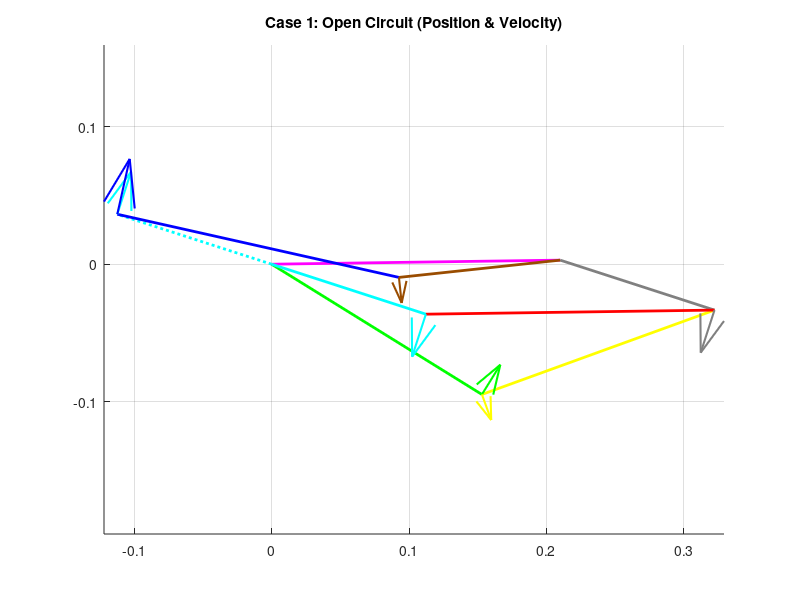
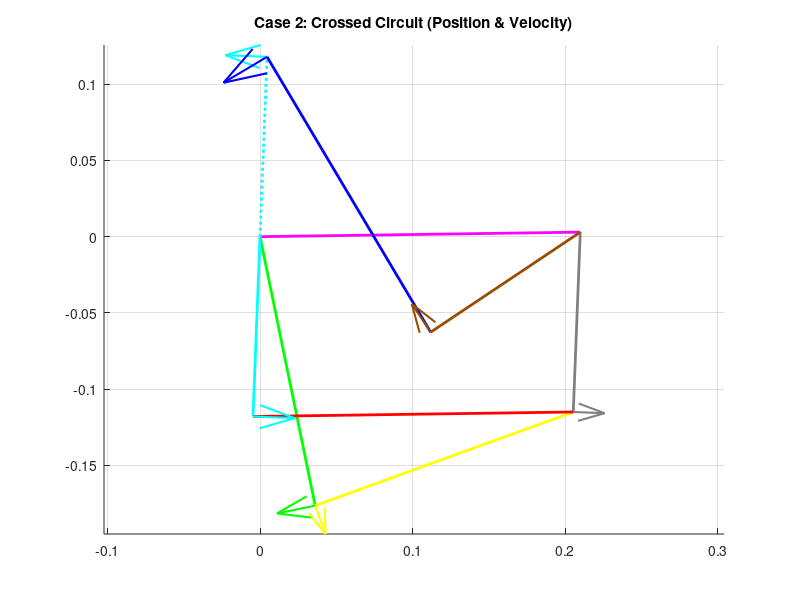

Write the MATLAB code that produced these figures, in order.
clear all
close all
clc

% ==========================================
% SECTION 1: PARAMETERS & INPUT
% ==========================================
L1 = 0.210; % Ground (Pink)
L2_Loop1 = 0.180; % Green
L3_Loop1 = 0.180; % Yellow
L4_Shared = 0.118; % Grey

L2_Loop2 = 0.118; % Cyan
L3_Loop2 = 0.210; % Red

L2_Loop3 = 0.118; % Cyan (Extended)
L3_Loop3 = 0.210; % Blue
L4_Loop3 = 0.118; % Brown

d = L1;
offset_deg = 0.81;
offset = deg2rad(offset_deg);

q3d_global = 19.94; 
q3 = deg2rad(q3d_global) - offset;

w_Yellow = -2.2; % Input Angular Velocity

% ==========================================
% SECTION 2: POSITION ANALYSIS
% ==========================================

% --- LOOP 1 ---
a = L2_Loop1; b = L3_Loop1; c = L4_Shared;
K1=d/b; K2=d/c; K3=(b^2-a^2+c^2+d^2)/(2*b*c); K4=d/a; K5=(c^2-d^2-b^2-a^2)/(2*b*a);
A=cos(q3)-K1-K2*cos(q3)+K3; B=-2*sin(q3); C=K1-(K2+1)*cos(q3)+K3;
D=cos(q3)-K1+K4*cos(q3)+K5; E=-2*sin(q3); F=K1+(K4-1)*cos(q3)+K5;

q4_L1_open = 2*atan((-B - sqrt(B^2 - 4*A*C))/(2*A));
q2_L1_open = 2*atan((-E - sqrt(E^2 - 4*D*F))/(2*D));
q4_L1_cross = 2*atan((-B + sqrt(B^2 - 4*A*C))/(2*A));
q2_L1_cross = 2*atan((-E + sqrt(E^2 - 4*D*F))/(2*D));

% --- LOOP 2 ---
a = L2_Loop2; b = L3_Loop2; c = L4_Shared;
K1_L2=d/c; K2_L2=d/a; K3_L2=(c^2-b^2+a^2+d^2)/(2*c*a); K4_L2=d/b; K5_L2=(a^2-d^2-c^2-b^2)/(2*c*b);

% Case 1 (Open)
q_in_1 = q4_L1_open;
A2_1=cos(q_in_1)-K1_L2-K2_L2*cos(q_in_1)+K3_L2; B2_1=-2*sin(q_in_1); C2_1=K1_L2-(K2_L2+1)*cos(q_in_1)+K3_L2;
D2_1=cos(q_in_1)-K1_L2+K4_L2*cos(q_in_1)+K5_L2; E2_1=-2*sin(q_in_1); F2_1=K1_L2+(K4_L2-1)*cos(q_in_1)+K5_L2;
q2_Cyan_1 = 2*atan((-B2_1 + sqrt(B2_1^2 - 4*A2_1*C2_1))/(2*A2_1)); 
q3_Red_1 = 2*atan((-E2_1 + sqrt(E2_1^2 - 4*D2_1*F2_1))/(2*D2_1));

% Case 2 (Crossed)
q_in_2 = q4_L1_cross;
A2_2=cos(q_in_2)-K1_L2-K2_L2*cos(q_in_2)+K3_L2; B2_2=-2*sin(q_in_2); C2_2=K1_L2-(K2_L2+1)*cos(q_in_2)+K3_L2;
D2_2=cos(q_in_2)-K1_L2+K4_L2*cos(q_in_2)+K5_L2; E2_2=-2*sin(q_in_2); F2_2=K1_L2+(K4_L2-1)*cos(q_in_2)+K5_L2;
q2_Cyan_2 = 2*atan((-B2_2 + sqrt(B2_2^2 - 4*A2_2*C2_2))/(2*A2_2)); 
q3_Red_2 = 2*atan((-E2_2 + sqrt(E2_2^2 - 4*D2_2*F2_2))/(2*D2_2));

% --- LOOP 3 ---
a = L2_Loop3; b = L3_Loop3; c = L4_Loop3;
K1_L3=d/a; K2_L3=d/c; K3_L3=(a^2-b^2+c^2+d^2)/(2*a*c); K4_L3=d/b; K5_L3=(c^2-d^2-a^2-b^2)/(2*a*b);

% Case 1 (Open)
q_in_3_1 = q2_Cyan_1 + pi;
A3_1=cos(q_in_3_1)-K1_L3-K2_L3*cos(q_in_3_1)+K3_L3; B3_1=-2*sin(q_in_3_1); C3_1=K1_L3-(K2_L3+1)*cos(q_in_3_1)+K3_L3;
D3_1=cos(q_in_3_1)-K1_L3+K4_L3*cos(q_in_3_1)+K5_L3; E3_1=-2*sin(q_in_3_1); F3_1=K1_L3+(K4_L3-1)*cos(q_in_3_1)+K5_L3;
q4_Brown_1 = 2*atan((-B3_1 + sqrt(B3_1^2 - 4*A3_1*C3_1))/(2*A3_1));
q3_Blue_1 = 2*atan((-E3_1 + sqrt(E3_1^2 - 4*D3_1*F3_1))/(2*D3_1));

% Case 2 (Crossed)
q_in_3_2 = q2_Cyan_2 + pi;
A3_2=cos(q_in_3_2)-K1_L3-K2_L3*cos(q_in_3_2)+K3_L3; B3_2=-2*sin(q_in_3_2); C3_2=K1_L3-(K2_L3+1)*cos(q_in_3_2)+K3_L3;
D3_2=cos(q_in_3_2)-K1_L3+K4_L3*cos(q_in_3_2)+K5_L3; E3_2=-2*sin(q_in_3_2); F3_2=K1_L3+(K4_L3-1)*cos(q_in_3_2)+K5_L3;
q4_Brown_2 = 2*atan((-B3_2 + sqrt(B3_2^2 - 4*A3_2*C3_2))/(2*A3_2));
q3_Blue_2 = 2*atan((-E3_2 + sqrt(E3_2^2 - 4*D3_2*F3_2))/(2*D3_2));

% --- DISPLAY ANGLES ---
disp('======================================');
disp('       POSITION RESULTS (Degrees)');
disp('======================================');
disp('--- CASE 1 (OPEN) ---');
disp(['  Green:  ', num2str(rad2deg(q2_L1_open)+offset_deg)]);
disp(['  Yellow: ', num2str(q3d_global)]);
disp(['  Grey:   ', num2str(rad2deg(q4_L1_open)+offset_deg)]);
disp(['  Cyan:   ', num2str(rad2deg(q2_Cyan_1)+offset_deg)]);
disp(['  Red:    ', num2str(rad2deg(q3_Red_1)+offset_deg)]);
disp(['  Blue:   ', num2str(rad2deg(q3_Blue_1)+offset_deg)]);
disp(['  Brown:  ', num2str(rad2deg(q4_Brown_1)+offset_deg)]);
disp(' ');
disp('--- CASE 2 (CROSSED) ---');
disp(['  Green:  ', num2str(rad2deg(q2_L1_cross)+offset_deg)]);
disp(['  Yellow: ', num2str(q3d_global)]);
disp(['  Grey:   ', num2str(rad2deg(q4_L1_cross)+offset_deg)]);
disp(['  Cyan:   ', num2str(rad2deg(q2_Cyan_2)+offset_deg)]);
disp(['  Red:    ', num2str(rad2deg(q3_Red_2)+offset_deg)]);
disp(['  Blue:   ', num2str(rad2deg(q3_Blue_2)+offset_deg)]);
disp(['  Brown:  ', num2str(rad2deg(q4_Brown_2)+offset_deg)]);
disp(' ');

% ==========================================
% SECTION 3: VELOCITY ANALYSIS
% ==========================================
% w_Yellow = -2.2

% --- Loop 1 ---
a=L2_Loop1; b=L3_Loop1; c=L4_Shared;
% Case 1
w_Grey_1 = (b * w_Yellow * sin(q3 - q2_L1_open)) / (c * sin(q4_L1_open - q2_L1_open));
w_Green_1 = (b * w_Yellow * sin(q4_L1_open - q3)) / (a * sin(q4_L1_open - q2_L1_open));
% Case 2
w_Grey_2 = (b * w_Yellow * sin(q3 - q2_L1_cross)) / (c * sin(q4_L1_cross - q2_L1_cross));
w_Green_2 = (b * w_Yellow * sin(q4_L1_cross - q3)) / (a * sin(q4_L1_cross - q2_L1_cross));

% --- Loop 2 ---
a=L2_Loop2; b=L3_Loop2; c=L4_Shared;
% Case 1
w_Cyan_1 = (c * w_Grey_1 * sin(q4_L1_open - q3_Red_1)) / (a * sin(q2_Cyan_1 - q3_Red_1));
w_Red_1 = (c * w_Grey_1 * sin(q4_L1_open - q2_Cyan_1)) / (b * sin(q3_Red_1 - q2_Cyan_1));
% Case 2
w_Cyan_2 = (c * w_Grey_2 * sin(q4_L1_cross - q3_Red_2)) / (a * sin(q2_Cyan_2 - q3_Red_2));
w_Red_2 = (c * w_Grey_2 * sin(q4_L1_cross - q2_Cyan_2)) / (b * sin(q3_Red_2 - q2_Cyan_2));

% --- Loop 3 ---
a=L2_Loop3; b=L3_Loop3; c=L4_Loop3;
% Case 1
w_Brown_1 = (a * w_Cyan_1 * sin(q_in_3_1 - q3_Blue_1)) / (c * sin(q4_Brown_1 - q3_Blue_1));
w_Blue_1 = (a * w_Cyan_1 * sin(q4_Brown_1 - q_in_3_1)) / (b * sin(q4_Brown_1 - q3_Blue_1));
% Case 2
w_Brown_2 = (a * w_Cyan_2 * sin(q_in_3_2 - q3_Blue_2)) / (c * sin(q4_Brown_2 - q3_Blue_2));
w_Blue_2 = (a * w_Cyan_2 * sin(q4_Brown_2 - q_in_3_2)) / (b * sin(q4_Brown_2 - q3_Blue_2));

% --- DISPLAY VELOCITIES ---
disp('======================================');
disp('       VELOCITY RESULTS (rad/s)');
disp('======================================');
disp('--- CASE 1 (OPEN) ---');
disp(['  w_Green: ', num2str(w_Green_1)]);
disp(['  w_Yellow (Input): ', num2str(w_Yellow)]);
disp(['  w_Grey:  ', num2str(w_Grey_1)]);
disp(['  w_Cyan:  ', num2str(w_Cyan_1)]);
disp(['  w_Red:   ', num2str(w_Red_1)]);
disp(['  w_Blue:  ', num2str(w_Blue_1)]);
disp(['  w_Brown: ', num2str(w_Brown_1)]);
disp(' ');
disp('--- CASE 2 (CROSSED) ---');
disp(['  w_Green: ', num2str(w_Green_2)]);
disp(['  w_Yellow (Input): ', num2str(w_Yellow)]);
disp(['  w_Grey:  ', num2str(w_Grey_2)]);
disp(['  w_Cyan:  ', num2str(w_Cyan_2)]);
disp(['  w_Red:   ', num2str(w_Red_2)]);
disp(['  w_Blue:  ', num2str(w_Blue_2)]);
disp(['  w_Brown: ', num2str(w_Brown_2)]);

% ==========================================
% SECTION 4: VECTORS & PLOTTING
% ==========================================
RO4O2 = L1*exp(1i*offset);
RO4O2x = real(RO4O2); RO4O2y = imag(RO4O2);

% --- CASE 1 (OPEN) ---
figure(1)
hold on; title('Case 1: Open Circuit (Position & Velocity)');

% 1. Create Position Vectors
R_Green = L2_Loop1*exp(1i*(q2_L1_open+offset));
R_Yellow = L3_Loop1*exp(1i*(q3+offset));
R_Grey = L4_Shared*exp(1i*(q4_L1_open+offset));
R_Cyan = L2_Loop2*exp(1i*(q2_Cyan_1+offset)); % at O2
R_Red = L3_Loop2*exp(1i*(q3_Red_1+offset));
R_Cyan_Up = L2_Loop3*exp(1i*(q_in_3_1+offset)); % at O2
R_Blue = L3_Loop3*exp(1i*(q3_Blue_1+offset));
R_Brown = L4_Loop3*exp(1i*(q4_Brown_1+offset));

% 2. Plot Mechanism (Position)
plot([0 RO4O2x], [0 RO4O2y], 'm-', 'LineWidth', 2); % Ground
plot([0 real(R_Green)], [0 imag(R_Green)], 'g-', 'LineWidth', 2); % Green
plot([real(R_Green) real(R_Grey)+RO4O2x], [imag(R_Green) imag(R_Grey)+RO4O2y], 'y-', 'LineWidth', 2); % Yellow
plot([RO4O2x real(R_Grey)+RO4O2x], [RO4O2y imag(R_Grey)+RO4O2y], 'Color', [0.5 0.5 0.5], 'LineWidth', 2); % Grey
plot([0 real(R_Cyan)], [0 imag(R_Cyan)], 'c-', 'LineWidth', 2); % Cyan
plot([real(R_Cyan) real(R_Grey)+RO4O2x], [imag(R_Cyan) imag(R_Grey)+RO4O2y], 'r-', 'LineWidth', 2); % Red
plot([0 real(R_Cyan_Up)], [0 imag(R_Cyan_Up)], 'c:', 'LineWidth', 2); % Cyan Up
plot([real(R_Cyan_Up) real(R_Brown)+RO4O2x], [imag(R_Cyan_Up) imag(R_Brown)+RO4O2y], 'b-', 'LineWidth', 2); % Blue
plot([RO4O2x real(R_Brown)+RO4O2x], [RO4O2y imag(R_Brown)+RO4O2y], 'Color', [0.6 0.3 0], 'LineWidth', 2); % Brown

% 3. Calculate Velocities (V = 1i * R * w)
V_Green = 1i * R_Green * w_Green_1;
V_Yellow_Rel = 1i * R_Yellow * w_Yellow;
V_Grey = 1i * R_Grey * w_Grey_1;
V_Cyan = 1i * R_Cyan * w_Cyan_1;
V_Cyan_Up = 1i * R_Cyan_Up * w_Cyan_1;
V_Brown = 1i * R_Brown * w_Brown_1;
V_Red_Rel = 1i * R_Red * w_Red_1; % Adding this for completeness
V_Blue_Rel = 1i * R_Blue * w_Blue_1; % Adding this for completeness

% 4. Plot Velocities
quiver(real(R_Green), imag(R_Green), real(V_Green)/40, imag(V_Green)/40, 0, 'Color', 'g', 'LineWidth', 1.5, 'MaxHeadSize', 0.5);
quiver(real(R_Green), imag(R_Green), real(V_Yellow_Rel)/20, imag(V_Yellow_Rel)/20, 0, 'Color', 'y', 'LineWidth', 1.5, 'MaxHeadSize', 0.5);
quiver(real(R_Grey)+RO4O2x, imag(R_Grey)+RO4O2y, real(V_Grey)/40, imag(V_Grey)/40, 0,'Color', [0.5 0.5 0.5], 'LineWidth', 1.5, 'MaxHeadSize', 0.5);
quiver(real(R_Cyan), imag(R_Cyan), real(V_Cyan)/40, imag(V_Cyan)/40, 0, 'c', 'LineWidth', 1.5, 'MaxHeadSize', 0.5);
quiver(real(R_Cyan_Up), imag(R_Cyan_Up), real(V_Cyan_Up)/40, imag(V_Cyan_Up)/40, 0, 'c', 'LineWidth', 1.5, 'MaxHeadSize', 0.5);
quiver(real(R_Brown)+RO4O2x, imag(R_Brown)+RO4O2y, real(V_Brown)/20, imag(V_Brown)/20, 0, 'Color', [0.6 0.3 0], 'LineWidth', 1.5, 'MaxHeadSize', 0.5);
% Add missing velocity vectors for Red and Blue relative
quiver(real(R_Cyan), imag(R_Cyan), real(V_Red_Rel)/40, imag(V_Red_Rel)/40, 0, 'r', 'LineWidth', 1.5, 'MaxHeadSize', 0.5);
quiver(real(R_Cyan_Up), imag(R_Cyan_Up), real(V_Blue_Rel)/40, imag(V_Blue_Rel)/40, 0, 'b', 'LineWidth', 1.5, 'MaxHeadSize', 0.5);

axis equal; grid on;

% --- CASE 2 (CROSSED) ---
figure(2)
hold on; title('Case 2: Crossed Circuit (Position & Velocity)');

% 1. Create Vectors
R_Green_2 = L2_Loop1*exp(1i*(q2_L1_cross+offset));
R_Yellow_2 = L3_Loop1*exp(1i*(q3+offset));
R_Grey_2 = L4_Shared*exp(1i*(q4_L1_cross+offset));
R_Cyan_2 = L2_Loop2*exp(1i*(q2_Cyan_2+offset)); % At O2
R_Red_2 = L3_Loop2*exp(1i*(q3_Red_2+offset));
R_Cyan_Up_2 = L2_Loop3*exp(1i*(q_in_3_2+offset)); % At O2
R_Blue_2 = L3_Loop3*exp(1i*(q3_Blue_2+offset));
R_Brown_2 = L4_Loop3*exp(1i*(q4_Brown_2+offset));

% 2. Plot Position
plot([0 RO4O2x], [0 RO4O2y], 'm-', 'LineWidth', 2);
plot([0 real(R_Green_2)], [0 imag(R_Green_2)], 'g-', 'LineWidth', 2);
plot([real(R_Green_2) real(R_Grey_2)+RO4O2x], [imag(R_Green_2) imag(R_Grey_2)+RO4O2y], 'y-', 'LineWidth', 2);
plot([RO4O2x real(R_Grey_2)+RO4O2x], [RO4O2y imag(R_Grey_2)+RO4O2y], 'Color', [0.5 0.5 0.5], 'LineWidth', 2);
plot([0 real(R_Cyan_2)], [0 imag(R_Cyan_2)], 'c-', 'LineWidth', 2);
plot([real(R_Cyan_2) real(R_Grey_2)+RO4O2x], [imag(R_Cyan_2) imag(R_Grey_2)+RO4O2y], 'r-', 'LineWidth', 2);
plot([0 real(R_Cyan_Up_2)], [0 imag(R_Cyan_Up_2)], 'c:', 'LineWidth', 2);
plot([real(R_Cyan_Up_2) real(R_Brown_2)+RO4O2x], [imag(R_Cyan_Up_2) imag(R_Brown_2)+RO4O2y], 'b-', 'LineWidth', 2);
plot([RO4O2x real(R_Brown_2)+RO4O2x], [RO4O2y imag(R_Brown_2)+RO4O2y], 'Color', [0.6 0.3 0], 'LineWidth', 2);

% 3. Calculate Velocities
V_Green_2 = 1i * R_Green_2 * w_Green_2;
V_Yellow_Rel_2 = 1i * R_Yellow_2 * w_Yellow;
V_Grey_2 = 1i * R_Grey_2 * w_Grey_2;
V_Cyan_2 = 1i * R_Cyan_2 * w_Cyan_2;
V_Cyan_Up_2 = 1i * R_Cyan_Up_2 * w_Cyan_2;
V_Brown_2 = 1i * R_Brown_2 * w_Brown_2;
V_Red_Rel_2 = 1i * R_Red_2 * w_Red_2;
V_Blue_Rel_2 = 1i * R_Blue_2 * w_Blue_2;

% 4. Plot Velocities
quiver(real(R_Green_2), imag(R_Green_2), real(V_Green_2)/60, imag(V_Green_2)/60, 0, 'g', 'LineWidth', 1.5, 'MaxHeadSize', 0.5);
quiver(real(R_Green_2), imag(R_Green_2), real(V_Yellow_Rel_2)/20, imag(V_Yellow_Rel_2)/20, 0, 'y', 'LineWidth', 1.5, 'MaxHeadSize', 0.5);
quiver(real(R_Grey_2)+RO4O2x, imag(R_Grey_2)+RO4O2y,real(V_Grey_2)/80, imag(V_Grey_2)/80,0, 'Color', [0.5 0.5 0.5], 'LineWidth', 1.5, 'MaxHeadSize', 0.5);
quiver(real(R_Cyan_2), imag(R_Cyan_2), real(V_Cyan_2)/60, imag(V_Cyan_2)/60, 0, 'c', 'LineWidth', 1.5, 'MaxHeadSize', 0.5);
quiver(real(R_Cyan_Up_2), imag(R_Cyan_Up_2), real(V_Cyan_Up_2)/60, imag(V_Cyan_Up_2)/60, 0, 'c', 'LineWidth', 1.5, 'MaxHeadSize', 0.5);
quiver(real(R_Brown_2)+RO4O2x, imag(R_Brown_2)+RO4O2y, real(V_Brown_2)/40, imag(V_Brown_2)/40, 0, 'Color', [0.6 0.3 0], 'LineWidth', 1.5, 'MaxHeadSize', 0.5);
quiver(real(R_Cyan_2), imag(R_Cyan_2), real(V_Red_Rel_2)/40, imag(V_Red_Rel_2)/40, 0, 'r', 'LineWidth', 1.5, 'MaxHeadSize', 0.5);
quiver(real(R_Cyan_Up_2), imag(R_Cyan_Up_2), real(V_Blue_Rel_2)/40, imag(V_Blue_Rel_2)/40, 0, 'b', 'LineWidth', 1.5, 'MaxHeadSize', 0.5);

axis equal; grid on;
